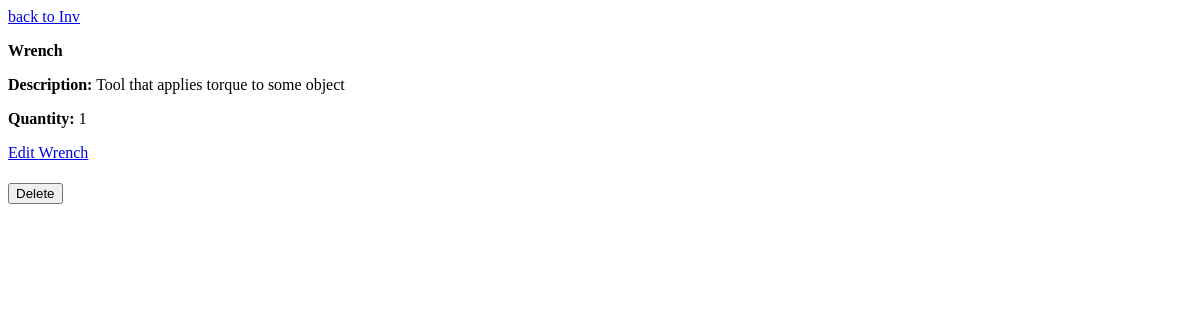
The app's page /inventory/1/ (signed in), older data.
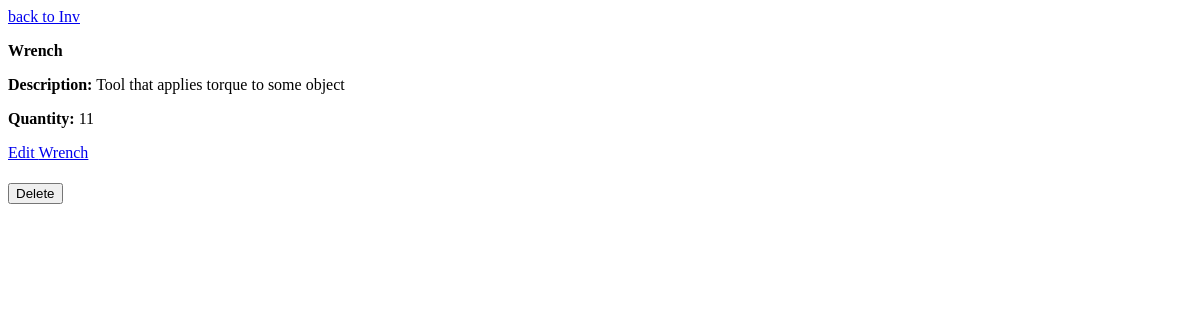
The same page, newer data.
### inventory/models.py (models this page shows)
class Item(models.Model):
    Item_name = models.CharField(max_length=100)
    Item_description = models.CharField(max_length=1000)
    Item_amount = models.IntegerField(default=1)
    Item_lowStock = models.IntegerField(default=10)

### inventory/views.py (the view)
# urls.py: path("<int:item_id>/", views.Itemdetails, name="Item Details")
@login_required
def Itemdetails(request, item_id):
    template = loader.get_template("inventory/Itemdetails.html")
    context = {
        "Item": Item.objects.get(id = item_id),
    }
    return HttpResponse(template.render(context,request))

### inventory/templates/inventory/Itemdetails.html (shortened to what this page needs)
<html lang="en-US">
  <head>
  </head>
  <body>
    <a href="/inventory/">back to Inv</a>
    <p> <b>{{ Item.Item_name }}</b></p>
    <p> <b>Description:</b> {{ Item.Item_description }} </p>
    <p> <b>Quantity:</b> {{Item.Item_amount }}</p>
    <div>
      <a href="/edit/{{ Item.id }}/" class="button">Edit {{ Item.Item_name }}</a>
    </div>
    <div>
      <form action="{% url 'delete_item' Item.id %}" method="post" style="display:inline;">
        <button type="submit">Delete</button>
      </form>
    </div>
  </body>
</html>

Row changes from the older to the newer data that the page shows:
changed Item "Wrench": Item_amount "1" → "11"
